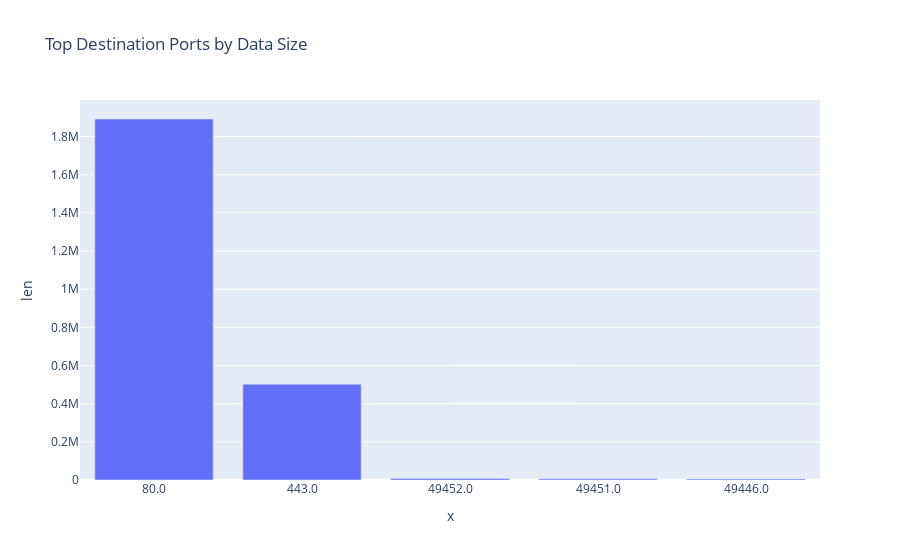

This figure's notebook cell:
### Code cell
fig = px.bar(top_ports, x=top_ports.sport.astype(str), y="len", title="Top Destination Ports by Data Size")
fig.show()

### Figure 1 — Plotly figure (JSON) as saved in the notebook; plotly's stock layout.template omitted (floating-point values rounded to 4 significant figures)
{"data": [{"alignmentgroup": "True", "hovertemplate": "x=%{x}<br>len=%{y}<extra></extra>", "legendgroup": "", "marker": {"color": "#636efa"}, "name": "", "offsetgroup": "", "orientation": "v", "showlegend": false, "textposition": "auto", "type": "bar", "x": ["80.0", "443.0", "49452.0", "49451.0", "49446.0"], "xaxis": "x", "y": [1891993, 502080, 7576, 6217, 5692], "yaxis": "y"}], "layout": {"autosize": true, "barmode": "relative", "legend": {"tracegroupgap": 0}, "title": {"text": "Top Destination Ports by Data Size"}, "xaxis": {"anchor": "y", "autorange": true, "domain": [0, 1], "range": [-0.5, 4.5], "title": {"text": "x"}, "type": "category"}, "yaxis": {"anchor": "x", "autorange": true, "domain": [0, 1], "range": [0, 1992000.0], "title": {"text": "len"}, "type": "linear"}}}
